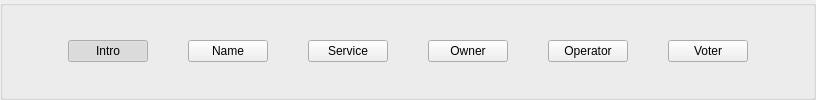
       <widget class="QWidget" name="groupContainer" native="true">
        <property name="autoFillBackground">
         <bool>true</bool>
        </property>
        <layout class="QHBoxLayout" name="horizontalLayout_3">
         <property name="spacing">
          <number>0</number>
         </property>
         <property name="leftMargin">
          <number>0</number>
         </property>
         <property name="topMargin">
          <number>0</number>
         </property>
         <property name="rightMargin">
          <number>0</number>
         </property>
         <property name="bottomMargin">
          <number>0</number>
         </property>
         <item>
          <widget class="QGroupBox" name="groupBoxName">
           <property name="autoFillBackground">
            <bool>true</bool>
           </property>
           <property name="title">
            <string/>
           </property>
           <layout class="QHBoxLayout" name="horizontalgroup">
            <property name="spacing">
             <number>0</number>
            </property>
            <property name="leftMargin">
             <number>0</number>
            </property>
            <property name="topMargin">
             <number>0</number>
            </property>
            <property name="rightMargin">
             <number>0</number>
            </property>
            <property name="bottomMargin">
             <number>0</number>
            </property>
            <item>
             <spacer name="horizontalSpacer_4">
              <property name="orientation">
               <enum>Qt::Horizontal</enum>
              </property>
              <property name="sizeType">
               <enum>QSizePolicy::Fixed</enum>
              </property>
              <property name="sizeHint" stdset="0">
               <size>
                <width>65</width>
                <height>20</height>
               </size>
              </property>
             </spacer>
            </item>
            <item>
             <widget class="QPushButton" name="pushName1">
              <property name="minimumSize">
               <size>
                <width>80</width>
                <height>0</height>
               </size>
              </property>
              <property name="maximumSize">
               <size>
                <width>83</width>
                <height>16777215</height>
               </size>
              </property>
              <property name="focusPolicy">
               <enum>Qt::NoFocus</enum>
              </property>
              <property name="text">
               <string>Intro</string>
              </property>
              <property name="checkable">
               <bool>true</bool>
              </property>
              <property name="checked">
               <bool>true</bool>
              </property>
              <property name="autoExclusive">
               <bool>false</bool>
              </property>
             </widget>
            </item>
            <item>
             <spacer name="horizontalSpacer_5">
              <property name="orientation">
               <enum>Qt::Horizontal</enum>
              </property>
              <property name="sizeHint" stdset="0">
               <size>
                <width>40</width>
                <height>20</height>
               </size>
              </property>
             </spacer>
            </item>
            <item>
             <widget class="QPushButton" name="pushName2">
              <property name="minimumSize">
               <size>
                <width>80</width>
                <height>0</height>
               </size>
              </property>
              <property name="maximumSize">
               <size>
                <width>83</width>
                <height>16777215</height>
               </size>
              </property>
              <property name="focusPolicy">
               <enum>Qt::NoFocus</enum>
              </property>
              <property name="text">
               <string>Name</string>
              </property>
              <property name="checkable">
               <bool>true</bool>
              </property>
              <property name="autoExclusive">
               <bool>false</bool>
              </property>
             </widget>
            </item>
            <item>
             <spacer name="horizontalSpacer_6">
              <property name="orientation">
               <enum>Qt::Horizontal</enum>
              </property>
              <property name="sizeHint" stdset="0">
               <size>
                <width>40</width>
                <height>20</height>
               </size>
              </property>
             </spacer>
            </item>
            <item>
             <widget class="QPushButton" name="pushName3">
              <property name="minimumSize">
               <size>
                <width>80</width>
                <height>0</height>
               </size>
              </property>
              <property name="maximumSize">
               <size>
                <width>83</width>
                <height>16777215</height>
               </size>
              </property>
              <property name="focusPolicy">
               <enum>Qt::NoFocus</enum>
              </property>
              <property name="text">
               <string>Service</string>
              </property>
              <property name="checkable">
               <bool>true</bool>
              </property>
              <property name="autoExclusive">
               <bool>false</bool>
              </property>
             </widget>
            </item>
            <item>
             <spacer name="horizontalSpacer_7">
              <property name="orientation">
               <enum>Qt::Horizontal</enum>
              </property>
              <property name="sizeType">
               <enum>QSizePolicy::Expanding</enum>
              </property>
              <property name="sizeHint" stdset="0">
               <size>
                <width>40</width>
                <height>20</height>
               </size>
              </property>
             </spacer>
            </item>
            <item>
             <widget class="QPushButton" name="pushName4">
              <property name="minimumSize">
               <size>
                <width>80</width>
                <height>0</height>
               </size>
              </property>
              <property name="maximumSize">
               <size>
                <width>83</width>
                <height>16777215</height>
               </size>
              </property>
              <property name="focusPolicy">
               <enum>Qt::NoFocus</enum>
              </property>
              <property name="text">
               <string>Owner</string>
              </property>
              <property name="checkable">
               <bool>true</bool>
              </property>
              <property name="autoExclusive">
               <bool>false</bool>
              </property>
             </widget>
            </item>
            <item>
             <spacer name="horizontalSpacer_756">
              <property name="orientation">
               <enum>Qt::Horizontal</enum>
              </property>
              <property name="sizeType">
               <enum>QSizePolicy::Expanding</enum>
              </property>
              <property name="sizeHint" stdset="0">
               <size>
                <width>40</width>
                <height>20</height>
               </size>
              </property>
             </spacer>
            </item>
            <item>
             <widget class="QPushButton" name="pushName5">
              <property name="minimumSize">
               <size>
                <width>80</width>
                <height>0</height>
               </size>
              </property>
              <property name="maximumSize">
               <size>
                <width>83</width>
                <height>16777215</height>
               </size>
              </property>
              <property name="focusPolicy">
               <enum>Qt::NoFocus</enum>
              </property>
              <property name="text">
               <string>Operator</string>
              </property>
              <property name="checkable">
               <bool>true</bool>
              </property>
              <property name="autoExclusive">
               <bool>false</bool>
              </property>
             </widget>
            </item>
            <item>
             <spacer name="horizontalSpacer_7566">
              <property name="orientation">
               <enum>Qt::Horizontal</enum>
              </property>
              <property name="sizeType">
               <enum>QSizePolicy::Expanding</enum>
              </property>
              <property name="sizeHint" stdset="0">
               <size>
                <width>40</width>
                <height>20</height>
               </size>
              </property>
             </spacer>
            </item>
            <item>
             <widget class="QPushButton" name="pushName6">
              <property name="minimumSize">
               <size>
                <width>80</width>
                <height>0</height>
               </size>
              </property>
              <property name="maximumSize">
               <size>
                <width>83</width>
                <height>16777215</height>
               </size>
              </property>
              <property name="focusPolicy">
               <enum>Qt::NoFocus</enum>
              </property>
              <property name="text">
               <string>Voter</string>
              </property>
              <property name="checkable">
               <bool>true</bool>
              </property>
              <property name="autoExclusive">
               <bool>false</bool>
              </property>
             </widget>
            </item>
            <item>
             <spacer name="horizontalSpacer_761">
              <property name="orientation">
               <enum>Qt::Horizontal</enum>
              </property>
              <property name="sizeType">
               <enum>QSizePolicy::Fixed</enum>
              </property>
              <property name="sizeHint" stdset="0">
               <size>
                <width>65</width>
                <height>20</height>
               </size>
              </property>
             </spacer>
            </item>
           </layout>
          </widget>
         </item>
        </layout>
       </widget>
